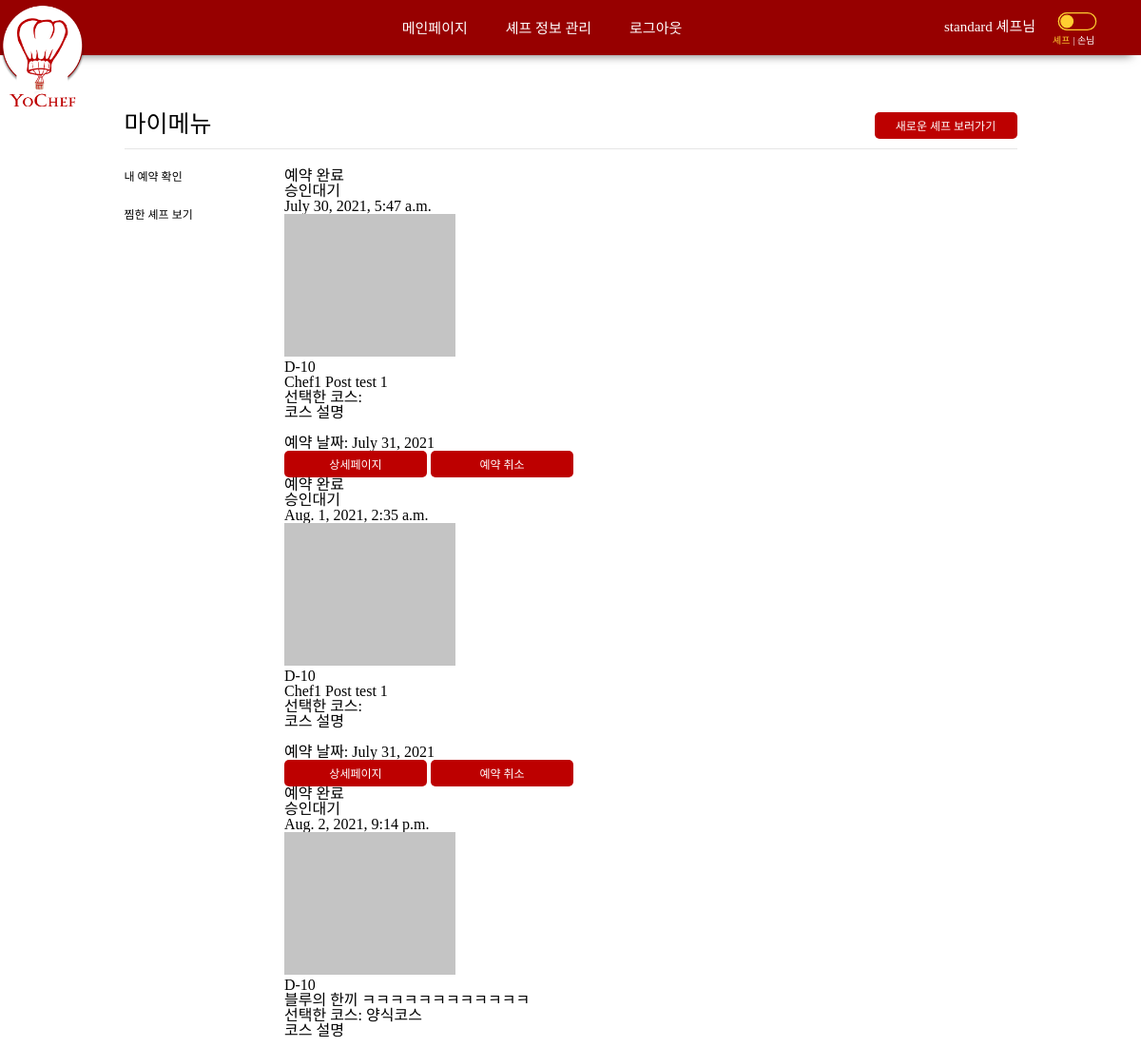
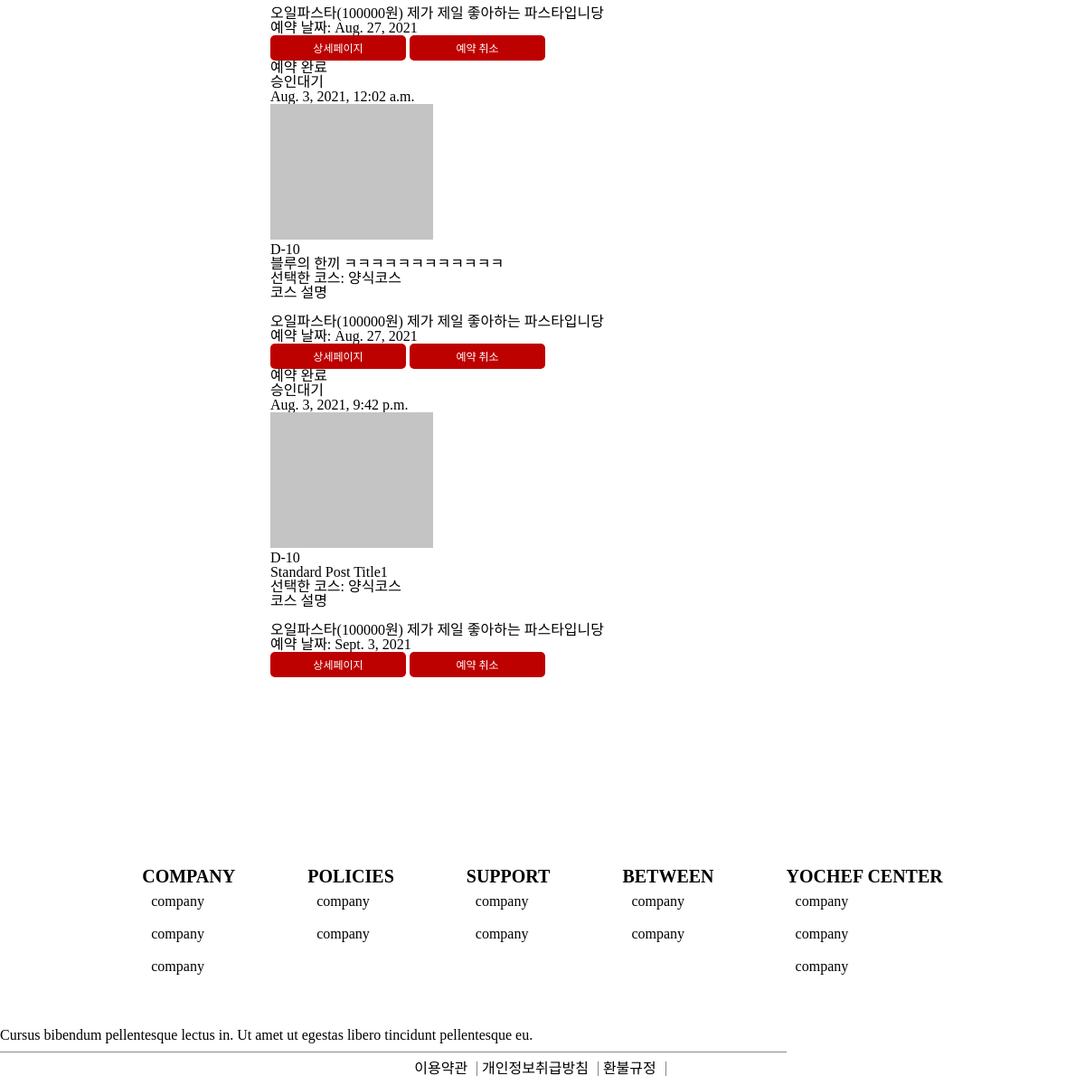
Screenshot of /customer/mymenuReservation (signed in) with the database file from the repository (2 pictures, top to bottom).
### customer/models.py (models this page shows, shortened)
class Customer(models.Model):
	user = models.OneToOneField(User, on_delete=models.CASCADE)
	name = models.CharField(max_length=50)
	email = models.EmailField(null=True)
	phoneNum = models.CharField(max_length=11)
	point = models.IntegerField(default=0)
	isChef = models.BooleanField(default=False)
	registerDate = models.DateTimeField(auto_now_add=True)
	currentVer = models.IntegerField(default=0) # 0 -> cus, 1 -> chef

class Book(models.Model):
	customer = models.ForeignKey(Customer, null=True, on_delete=models.SET_NULL)
	coupon = models.ForeignKey(HasCoupon, null=True, on_delete=models.SET_NULL)
	schedule = models.ForeignKey('chef.Schedule', on_delete=models.CASCADE)
	paymentStatus = models.IntegerField(default=1)	# 1:결제대기 2:결제완료 3:결제취소
	phoneNum = models.CharField(max_length=11)
	usedPoint = models.IntegerField(null=True)
	payMethod = models.IntegerField(null=True) # 1: 무통장, 2번: 신용카드
	course = models.ForeignKey('chef.Course', null=True, on_delete=models.SET_NULL)
	totalPrice = models.IntegerField(null=True)
	personNum = models.IntegerField()
	comment = models.TextField(max_length=1000, null=True)
	registerDate = models.DateTimeField(auto_now=True)

### chef/models.py (models this page shows, shortened)
class Schedule(models.Model):
	post = models.ForeignKey(Post, on_delete=models.CASCADE)
	eventDate = models.DateField()
	eventTime = models.CharField(max_length=100, null=True)
	confirmStatus = models.IntegerField(default=1)	# 1: 승인대기  2: 승인됨  3. 취소됨
	region = models.IntegerField(null=True, blank=True)
	regionDetail = models.ForeignKey(RegionDetail, null=True, blank=True, on_delete=models.SET_NULL)

class Post(models.Model):
	chef = models.OneToOneField(Chef, on_delete=models.CASCADE)
	region = models.IntegerField(null=True)
	regionDetail = models.ForeignKey(RegionDetail, null=True, on_delete=models.SET_NULL)
	title = models.TextField(max_length=255, null=True)
	introduce = models.TextField(max_length=5000, null=True)
	category = models.IntegerField(null=True)		# 한식, 일식, 중식, 아시안, 양식, 채식
	notice = models.TextField(max_length=5000, null=True)
	movingPrice = models.IntegerField(default=0)
	isOpen = models.BooleanField(default=True)
	registerDate = models.DateTimeField(auto_now=True)

class Course(models.Model):
	post = models.ForeignKey(Post, on_delete=models.CASCADE)
	title = models.TextField(max_length=1000)
	description = models.TextField(max_length=5000, null=True, blank=True)
	price = models.IntegerField()
	order = models.IntegerField(null=True)  # 등록된 순서

### customer/views.py (the view)
# urls.py: path('mymenuReservation', mymenuReservation, name='mymenuReservation'),
def mymenuReservation(request):
    books = Book.objects.filter(customer=request.user.customer)
    return render(request, 'myMenu_reservation.html', {'books': books})

### customer/templates/myMenu_reservation.html (shortened to what this page needs)
{% extends 'base.html' %}
{% load static %}
{% block style %}
    <link rel="stylesheet" type="text/css" href="{% static 'css/myMenu_reservation.css' %}">
{% endblock %}
{% block content %}
    <div class="my-menu">
        <section class="my-menu__reservation">
            {% include 'customer_side.html' %}
            <div class="my-menu-content">
                {% if not books %}
                <article class="my-menu__none">
                    <h4>등록한 셰프가 없습니다.</h4>
                    <h3>마음에 드는 세프를 예약해주세요!</h3>
                    <a href="/postList" class="{% if category == 0 %} currentCategory{% endif %}">셰프 구경하러 가기</a>
                </article>
                {% else %}
                <article class="my-menu__content">
                    {% for book in books %}
                        <div class="content__header">
                            <h4>예약 완료</h4>
                            {% if book.schedule.confirmStatus == 1 %}
                            <p>승인대기</p>
                            {% elif book.schedule.confirmStatus == 2 %}
                            <p>승인완료</p>
                            {% elif book.schedule.confirmStatus == 3 %}
                            <p>승인 취소됨</p>
                            {% endif %}
                            <div class="register-date">{{book.registerDate}}</div>
                        </div>
                        <div class="content__menu-info">
                            <div class="menu-info-wrapper">
                                <div class="content__image-wrapper">
                                    <img style="width: 180px; height: 150px;" src="{{post_cover_imgurl}}" onerror="this.src='{% static 'img/default.png' %}';" alt="">
                                    <div class="d-day">D-10</div>
                                </div>
                                <div class="content__description">
                                    <h4>{{book.schedule.post.title}}</h4>
                                    <h3>선택한 코스: {{book.course.title}}</h3>
                                    <p>코스 설명 <br><br> {{book.course.description}}</p>
                                    <p>예약 날짜: {{book.schedule.eventDate}}</p>
                                </div>
                            </div>
                            <aside class="button">
                                <button class="detail-page-button" onclick="location.href = '/detail/{{book.post.id}}';">상세페이지</button>
                                {% if book.schedule.confirmStatus == 1 %}
                                <button class="cancel-button" name="">예약 취소</button>
                                {% else %}
                                <button class="cancel-button" disabled>예약 취소</button>
                                {% endif %}
                            </aside>
                        </div>
                    {% endfor %}
                </article>
                {% endif %}
            </div>
        </section>
    </div>
{% endblock %}

### yochef/templates/base.html (shortened to what this page needs)
<!DOCTYPE html>
<html lang="en">
{% load static %}
<head>
    {% load static %}
    <link rel="stylesheet" href="{% static 'css/base.css' %}" type="text/css">
    {% block style %}
    {% endblock %}
</head>
<body>
  <nav class="nav-container">
    <div class="nav__left-container">
      <a href="{% url 'main' %}"><img class="logo" src="{% static 'image/navlogo.png' %}" alt=""></a>
    </div>
    {% if user.is_authenticated %}
      {% if user.customer.isChef %}
        {% if user.customer.currentVer == 1 %}
        <ul class="nav__item-container nav--middle">
          <li class="nav__item"><a href="{% url 'main' %}">메인페이지</a></li>
          <li class="nav__item"><a href="{% url 'editChefProfile' %}">셰프 정보 관리</a></li>
          <li class="nav__item"><a href="{% url 'logout' %}">로그아웃</a></li>
        </ul>
        <div class="nav__item-wrapper nav--right">
          <li class="nav__item"><a href="{% url 'mypage' %}">{{user.customer.name}} 셰프님</a></li>
          <div class="button-wrapper">
            <a href="{% url 'changePageVer' %}"><img /></a>
            <div class="chef-button-describe">셰프</div>
          </div>
          </div>
        {% endif %}
      {% endif %}
    {% endif %}
  </nav>
  <div style="margin-bottom: 100px;" class="contents">
    {% block content %}
    {% endblock %}
  </div>
  <footer id="footer">
    <div class="footer-link-container">
      <ul class="footer-container">
        <li><span class="footer-top">COMPANY</span></li>
        <li class="footer-item">company</li>
        <li class="footer-item">company</li>
        <li class="footer-item">company</li>
      </ul>
      <ul class="footer-container">
        <li><span class="footer-top">POLICIES</span></li>
        <li class="footer-item">company</li>
        <li class="footer-item">company</li>
      </ul>
      <ul class="footer-container">
        <li><span class="footer-top">SUPPORT</span></li>
        <li class="footer-item">company</li>
        <li class="footer-item">company</li>
      </ul>
      <ul class="footer-container">
        <li><span class="footer-top">BETWEEN</span></li>
        <li class="footer-item">company</li>
        <li class="footer-item">company</li>
      </ul>
      <ul class="footer-container">
        <li><span class="footer-top">YOCHEF CENTER</span></li>
        <li class="footer-item">company</li>
        <li class="footer-item">company</li>
        <li class="footer-item">company</li>
      </ul>
    </div>
    <div id="footer-bottom">
      <div class="footer-copyright-part">
        Cursus bibendum pellentesque lectus in. Ut amet ut egestas libero tincidunt pellentesque eu.
      </div>
      <div class="footer-bottom-container">
        <ul class="footer-bottom-link-item-container">
          <li class="footer-bottom-link-item"><a href="">이용약관</a></li>
          <li class="footer-bottom-link-item"><a href="">개인정보취급방침</a></li>
          <li class="footer-bottom-link-item"><a href="">환불규정</a></li>
        </ul>
      </div>
    </div>
  </footer>
</body>
</html>

### yochef/static/css/base.css (style rules this page uses)
html, body, div, span, applet, object, iframe, h1, h2, h3, h4, h5, h6, p, blockquote, pre, a, abbr, acronym, address, big, cite, code, del, dfn, em, img, ins, kbd, q, s, samp, small, strike, strong, sub, sup, tt, var, b, u, i, center, dl, dt, dd, ol, ul, li, fieldset, form, label, legend, table, caption, tbody, tfoot, thead, tr, th, td, article, aside, canvas, details, embed, figure, figcaption, footer, header, hgroup, menu, nav, output, ruby, section, summary, time, mark, audio, video { margin: 0; padding: 0; border: 0; font-size: 100%; font: inherit; vertical-align: baseline; }
article, aside, details, figcaption, figure, footer, header, hgroup, menu, nav, section { display: block; }
body { line-height: 1; }
ol, ul { list-style: none; }
img { border: 0; }
:root { --main-color: #BD0000; }
* { font-family: 'Arita-dotum-Medium'; }
html { height: 100%; }
body { margin: 0; padding: 0; height: 100%; display: flex; flex-direction: column; }
ul { list-style: none; }
a { text-decoration-line: none; color: black; }
.nav-container { width: 100%; height: 57.55px; background-color: #970000; box-shadow: 0 10px 10px -10px rgb(105, 105, 105); display: flex; flex-direction: row; justify-content: space-between; flex-wrap: nowrap; }
.nav__item-container { width: 60%; display: flex; flex-direction: row; justify-content: center; }
.nav__item { display: inline-block; font-size: 15px; font: white; padding: 23px 20px 20PX; text-align: center; font-family: 'Arita-dotum-medium'; }
.nav__item a { display: inline; color: white; text-decoration-line: none; position: inherit; }
.nav__left-container { display: inline-flex; flex-direction: row-reverse; width: 13%; justify-content: start; }
.logo { width: 90px; height: 110px; padding: 5px 0px; }
.nav--right { padding-right: 0px; display: inline-block; width: 18%; display: flex; flex-direction: row; justify-content: start; align-items: center; }
.nav--right>li { padding: 9px; }
.button-wrapper { display: flex; flex-direction: column; }
.nav--right img { width: 70px; height: 45px; }
.chef-button-describe { font-size: 10px; position: relative; top: -10px; padding-left: 9px; display: inline-block; color: #FFCE31; font-family: 'Arita-dotum'; }
.chef-button-describe::after { content: "| 손님"; color: white; font-size: 10px; padding: 3px; }
#footer { flex-shrink: 0; margin-top: auto; display: flex; flex-direction: column; }
.footer-link-container { display: flex; flex-direction: row; justify-content: center; align-items: flex-start; }
.footer-container { display: flex; flex-direction: column; justify-content: space-around; padding: 40px; }
.footer-top { font-size: 20px; font-weight: 700; }
.footer-item { padding: 10px; display: inline; }
#footer-bottom { display: flex; flex-direction: column; }
.footer-copyright-part { display: inline-box; width: 860px; margin-top: 20; font-weight: 200; padding: 10px 10px 10px 0px; border-bottom: #868686 solid 0.5px; }
.footer-bottom-container { display: flex; flex-direction: row; justify-content: center; }
.footer-bottom-link-item-container { display: flex; flex-direction: row; justify-content: flex-start; margin: 0px; padding: 0px; }
.footer-bottom-link-item { display: inline; padding: 0px 10px 0px 0px; margin: 10px 5px 10px 0px; border-right: #868686 solid 0.5px; }
.footer-bottom-link-item a { text-decoration: none; color: black; font-size: 16px; }

### customer/static/css/myMenu_reservation.css (style rules this page uses)
.my-menu { display: flex; flex-direction: row; justify-content: center; margin: 50px 250px; }
.my-menu-content { width: 100%; }

### yochef/static/css/customer_side.css (style rules this page uses)
aside { display: inline-block; }
aside > button { border: none; border-radius: 5px; background-color: #bd0000; padding: 5px 20px; color: white; font-size: 12px; width: 150px; }

### rows the page displays
Book: shows "승인대기", registerDate "July 30, 2021, 5:47 a.m.", schedule.post "Chef1 Post test 1", schedule.eventDate "July 31, 2021", shows "예약 취소"
Book: shows "승인대기", registerDate "Aug. 1, 2021, 2:35 a.m.", schedule.post "Chef1 Post test 1", schedule.eventDate "July 31, 2021", shows "예약 취소"
Book: shows "승인대기", registerDate "Aug. 2, 2021, 9:14 p.m.", schedule.post "블루의 한끼 ㅋㅋㅋㅋㅋㅋㅋㅋㅋㅋㅋㅋ", course "양식코스", course.description "오일파스타(100000원) 제가 제일 좋아하는 파스타입니당", schedule.eventDate "Aug. 27, 2021", shows "예약 취소"
Book: shows "승인대기", registerDate "Aug. 3, 2021, 12:02 a.m.", schedule.post "블루의 한끼 ㅋㅋㅋㅋㅋㅋㅋㅋㅋㅋㅋㅋ", course "양식코스", course.description "오일파스타(100000원) 제가 제일 좋아하는 파스타입니당", schedule.eventDate "Aug. 27, 2021", shows "예약 취소"
Book: shows "승인대기", registerDate "Aug. 3, 2021, 9:42 p.m.", schedule.post "Standard Post Title1", course "양식코스", course.description "오일파스타(100000원) 제가 제일 좋아하는 파스타입니당", schedule.eventDate "Sept. 3, 2021", shows "예약 취소"

### other values shown
{{ user.customer.name }} "standard"
